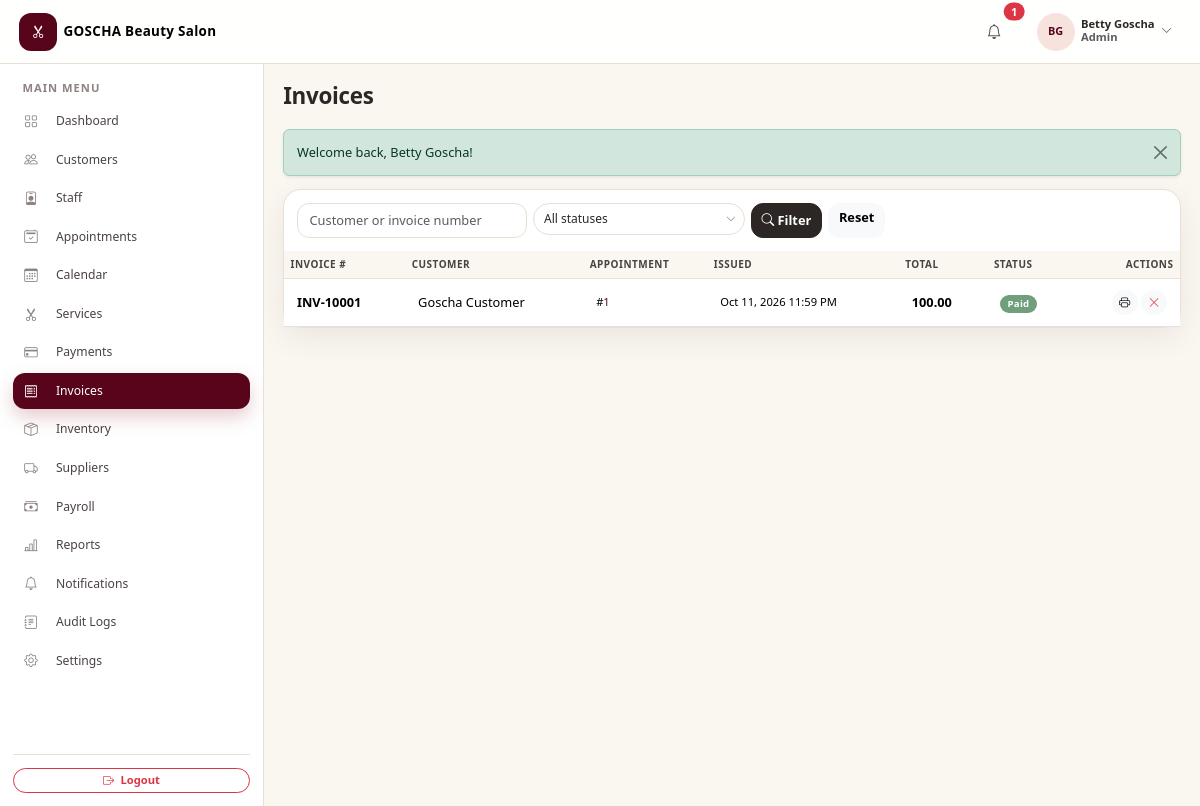
The page /admin/invoices.php (signed in) on the database as committed earlier.
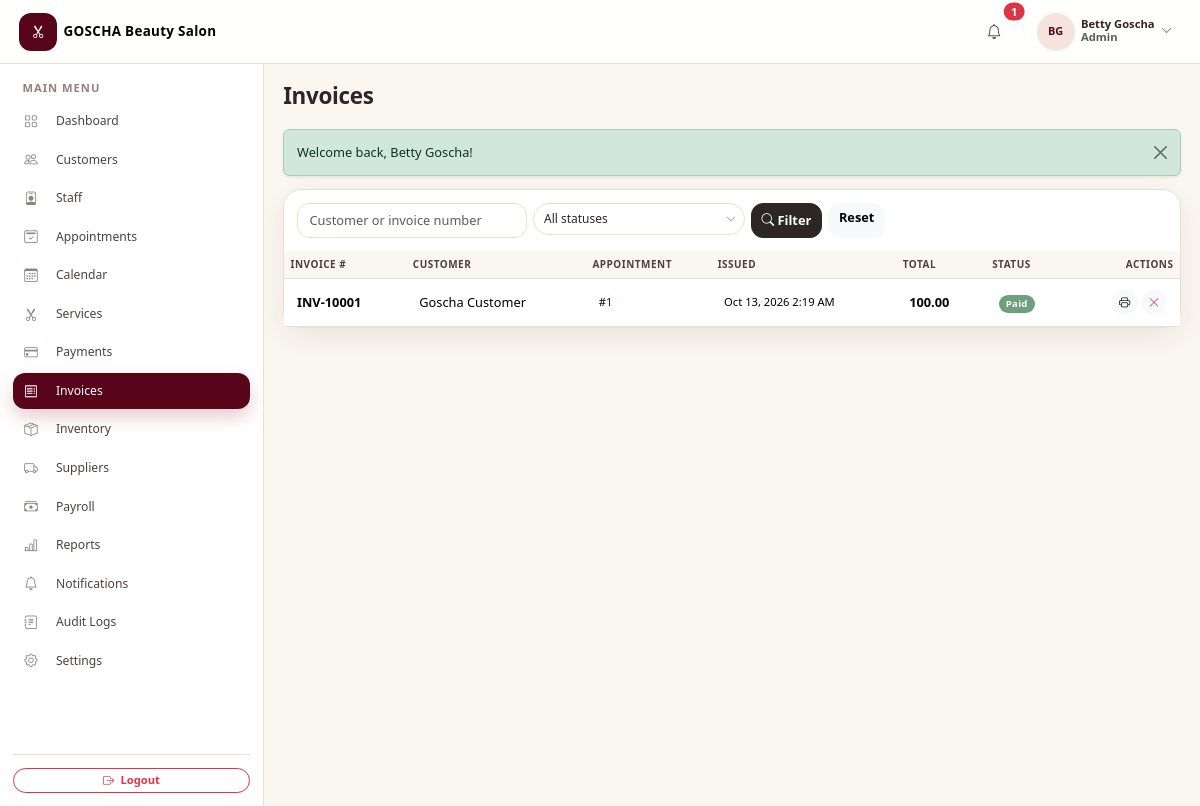
The same page on the database as committed later.
### tables this page shows
CREATE TABLE `invoices` (
  `id` int(11) NOT NULL AUTO_INCREMENT,
  `salon_id` int(11) NOT NULL,
  `invoice_number` varchar(30) NOT NULL,
  `appointment_id` int(11) DEFAULT NULL,
  `customer_id` int(11) NOT NULL,
  `subtotal` decimal(10,2) NOT NULL DEFAULT 0.00,
  `discount` decimal(10,2) NOT NULL DEFAULT 0.00,
  `tax` decimal(10,2) NOT NULL DEFAULT 0.00,
  `total` decimal(10,2) NOT NULL DEFAULT 0.00,
  `status` enum('unpaid','partial','paid','void') NOT NULL DEFAULT 'unpaid',
  `issued_at` datetime NOT NULL DEFAULT current_timestamp(),
  PRIMARY KEY (`id`),
  UNIQUE KEY `uq_inv_number` (`salon_id`,`invoice_number`),
  KEY `idx_inv_appt` (`appointment_id`),
  KEY `idx_inv_customer` (`customer_id`),
  KEY `idx_invoices_salon` (`salon_id`),
  KEY `idx_inv_salon_cust` (`salon_id`,`customer_id`),
  CONSTRAINT `fk_inv_appt` FOREIGN KEY (`appointment_id`) REFERENCES `appointments` (`id`) ON DELETE SET NULL,
  CONSTRAINT `fk_inv_customer` FOREIGN KEY (`customer_id`) REFERENCES `customers` (`id`) ON DELETE CASCADE,
  CONSTRAINT `fk_invoices_salon` FOREIGN KEY (`salon_id`) REFERENCES `salons` (`id`)
);

### admin/invoices.php (called while the page is built, shortened)
<?php
include __DIR__ . '/../modules/invoices.php';

### config/database.php (called while the page is built, shortened)
<?php
function db(): PDO
{
    static $pdo = null;
    if ($pdo === null) {
        $options = [
            PDO::ATTR_ERRMODE            => PDO::ERRMODE_EXCEPTION,
            PDO::ATTR_DEFAULT_FETCH_MODE => PDO::FETCH_ASSOC,
            PDO::ATTR_EMULATE_PREPARES   => false,
        ];
        try {
            $pdo = new PDO(
                'mysql:host=' . DB_HOST . ';dbname=' . DB_NAME . ';charset=utf8mb4',
                DB_USER,
                DB_PASS,
                $options
            );
        } catch (PDOException $e) {
            http_response_code(500);
            exit('Database connection failed. Please check config/database.php and make sure MySQL is running.');
        }
    }
    return $pdo;
}

### modules/invoices.php (the view, shortened to what the changed rows need)
<?php
$salonId = (int)current_salon_id();
$page  = max(1, (int)($_GET['page'] ?? 1));
$perPage = 15;
$where  = [];
$params = [];
$where[]       = 'i.salon_id = :sid';
$params['sid'] = $salonId;
$whereSql = $where ? 'WHERE ' . implode(' AND ', $where) : '';
$stmt = db()->prepare("SELECT COUNT(*) FROM invoices i JOIN customers c ON c.id = i.customer_id AND c.salon_id = i.salon_id {$whereSql}");
$stmt->execute($params);
$total = (int)$stmt->fetchColumn();
$pg    = paginate($total, $perPage, $page);
$stmt = db()->prepare(
    "SELECT i.*, CONCAT(c.first_name, ' ', c.last_name) AS customer_name
     FROM invoices i JOIN customers c ON c.id = i.customer_id AND c.salon_id = i.salon_id
     {$whereSql}
     ORDER BY i.issued_at DESC
     LIMIT {$perPage} OFFSET {$pg['offset']}"
);
$stmt->execute($params);
$invoices = $stmt->fetchAll();
include __DIR__ . '/../includes/header.php';
?>
<div class="card table-card">
    <div class="table-responsive">
        <table class="table table-hover align-middle mb-0">
            <thead><tr><th>Invoice #</th><th>Customer</th><th>Appointment</th><th>Issued</th><th>Total</th><th>Status</th><th class="text-end">Actions</th></tr></thead>
            <tbody>
            <?php if (!$invoices): ?>
                <tr><td colspan="7"><div class="empty-state">
                    <div class="icon"><i class="bi bi-receipt"></i></div>
                    <p class="text-muted mb-0">No invoices found.</p>
                </div></td></tr>
            <?php else: foreach ($invoices as $inv): ?>
                <tr>
                    <td class="fw-semibold"><?php echo e($inv['invoice_number']); ?></td>
                    <td><?php echo e($inv['customer_name']); ?></td>
                    <td class="small"><?php echo $inv['appointment_id'] ? '#<a class="text-decoration-none" href="appointments.php?action=view&id=' . $inv['appointment_id'] . '">' . $inv['appointment_id'] . '</a>' : '—'; ?></td>
                    <td class="small"><?php echo fmt_datetime($inv['issued_at']); ?></td>
                    <td class="fw-semibold"><?php echo money($inv['total']); ?></td>
                    <td><?php echo status_badge($inv['status']); ?></td>
                    <td class="text-end">
                        <a href="invoice-view.php?id=<?php echo $inv['id']; ?>" class="btn btn-sm btn-light rounded-pill" target="_blank" title="View / Print"><i class="bi bi-printer"></i></a>
                        <?php if ($inv['status'] !== 'void'): ?>
                            <button type="button" class="btn btn-sm btn-light rounded-pill text-danger"
                                    data-confirm="Void this invoice?"
                                    data-confirm-action="invoices.php?form_action=invoice_status&id=<?php echo $inv['id']; ?>&status=void"
                                    data-confirm-label="Void"><i class="bi bi-x-lg"></i></button>
                        <?php endif; ?>
                    </td>
                </tr>
            <?php endforeach; endif; ?>
            </tbody>
        </table>
    </div>
</div>
<?php include __DIR__ . '/../includes/footer.php'; ?>

### includes/functions.php (shortened to what the changed rows need)
<?php
function e($value): string
{
    return htmlspecialchars((string)$value, ENT_QUOTES, 'UTF-8');
}
function money($amount): string
{
    return number_format((float)$amount, 2);
}
function fmt_datetime($datetime): string
{
    return date('M j, Y g:i A', strtotime((string)$datetime));
}
function status_badge(string $status): string
{
    $map = [
        'active'      => 'success',
        'inactive'    => 'secondary',
        'paid'        => 'success',
        'pending'     => 'warning',
        'partial'     => 'info',
        'refunded'    => 'danger',
        'unpaid'      => 'danger',
        'void'        => 'secondary',
        'confirmed'   => 'primary',
        'in_progress' => 'info',
        'completed'   => 'success',
        'cancelled'   => 'danger',
        'no_show'     => 'secondary',
        'waiting'     => 'warning',
        'converted'   => 'success',
    ];
    $class = $map[strtolower($status)] ?? 'secondary';
    return '<span class="badge badge-status bg-' . $class . '">' . e(ucwords(str_replace('_', ' ', $status))) . '</span>';
}
function paginate(int $total, int $perPage, int $page): array
{
    $totalPages = max(1, (int)ceil($total / $perPage));
    $page       = max(1, min($page, $totalPages));
    return [
        'total'       => $total,
        'perPage'     => $perPage,
        'page'        => $page,
        'totalPages'  => $totalPages,
        'offset'      => ($page - 1) * $perPage,
        'hasPrev'     => $page > 1,
        'hasNext'     => $page < $totalPages,
        'prevPage'    => $page - 1,
        'nextPage'    => $page + 1,
    ];
}

Rows that differ between the two databases and show on the page:
changed invoices "INV-10001": issued_at "Oct 11, 2026 11:59 PM" → "Oct 13, 2026 2:19 AM"
